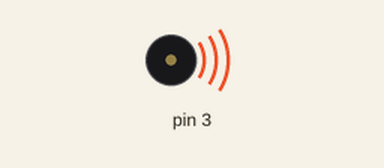
Simulated run of this sketch. Board: Arduino Uno, built with avr-gcc and run on an emulated ATmega328P. Parts: buzzer (waves = sounding).

Above: at 0.1 s.
At 2.5 s:
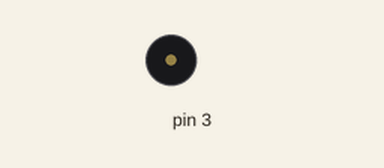
Timing chart, 0 to 4.0 s (numbered marks = the images above):
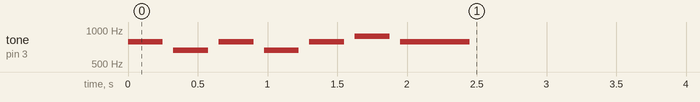

The sketch:

3-3.ino
```cpp
// 봄나들이 연주하기
int myNode[] = {784,659,784,659,784,880,784}; // 음 높이
int myDu[] = {250,250,250,250,250,250,500}; // 음 길이
void setup() {
  for(int i = 0; i < 7; i++) {
    tone(3, myNode[i], myDu[i]);
    delay(myDu[i]*1.3);
    noTone(3);
  }
}

void loop() {

}
```
